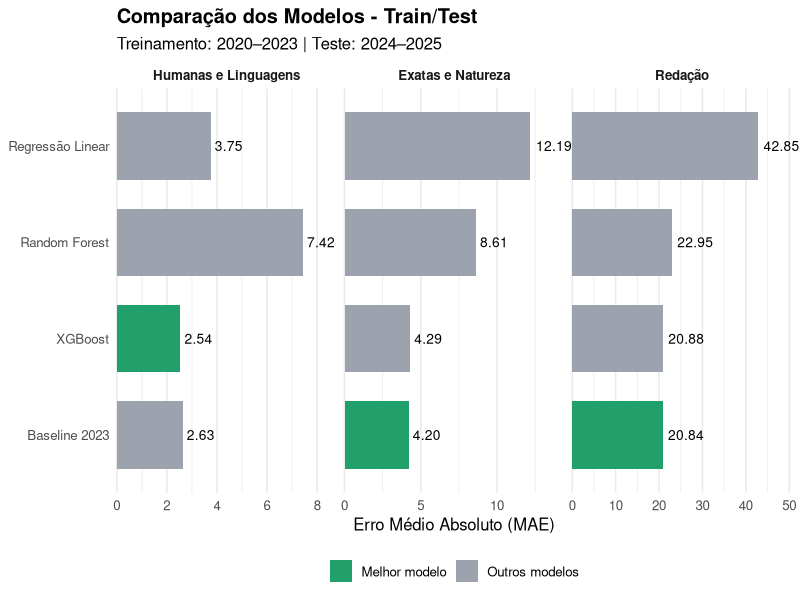
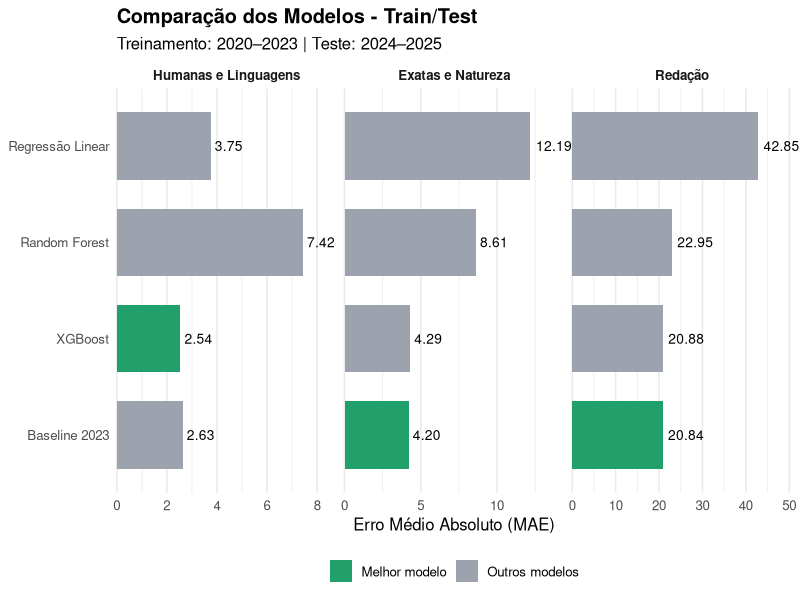

Generate these figures, in order, with R:
library(data.table)
library(ggplot2)

# Carregar os resultados do Train/Test
dados <- fread("resultados/comparacao_train_test_70_30.csv")

# Organizar os nomes das categorias
dados[
  ,
  CATEGORIA := factor(
    CATEGORIA,
    levels = c(
      "MEDIA_HUMANAS",
      "MEDIA_EXATAS",
      "MEDIA_REDACAO"
    ),
    labels = c(
      "Humanas e Linguagens",
      "Exatas e Natureza",
      "Redação"
    )
  )
]

# Destacar o melhor modelo de cada categoria
dados[
  ,
  DESTAQUE := ifelse(
    MELHOR_MODELO,
    "Melhor modelo",
    "Outros modelos"
  )
]

# Criar o gráfico
grafico <- ggplot(
  dados,
  aes(
    x = reorder(MODELO, MAE),
    y = MAE,
    fill = DESTAQUE
  )
) +
  geom_col(width = 0.7) +
  geom_text(
    aes(label = sprintf("%.2f", MAE)),
    hjust = -0.15,
    size = 3.5
  ) +
  coord_flip(clip = "off") +
  facet_wrap(
    ~ CATEGORIA,
    scales = "free_x"
  ) +
  scale_fill_manual(
    values = c(
      "Melhor modelo" = "#22A06B",
      "Outros modelos" = "#9CA3AF"
    )
  ) +
  scale_y_continuous(
    expand = expansion(mult = c(0, 0.18))
  ) +
  labs(
    title = "Comparação dos Modelos - Train/Test",
    subtitle = "Treinamento: 2020–2023 | Teste: 2024–2025",
    x = NULL,
    y = "Erro Médio Absoluto (MAE)",
    fill = NULL
  ) +
  theme_minimal(base_size = 12) +
  theme(
    legend.position = "bottom",
    strip.text = element_text(face = "bold"),
    plot.title = element_text(face = "bold"),
    panel.grid.major.y = element_blank()
  )

# Criar a pasta, caso não exista
dir.create("graficos", showWarnings = FALSE)

# Salvar o gráfico atualizado
ggsave(
  "graficos/comparacao_train_test_70_30.png",
  plot = grafico,
  width = 14,
  height = 6,
  dpi = 300,
  bg = "white"
)

# Exibir o gráfico
print(grafico)

cat("\nGráfico salvo em: graficos/comparacao_train_test_70_30.png\n")
